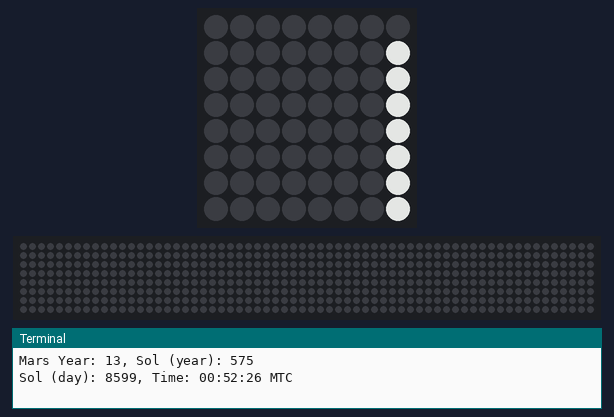
A program run on a simulated Raspberry Pi (BCM pin numbers) with a Sense HAT. Parts: the Sense HAT's 8×8 RGB LED matrix, a strip that is not on the board, showing the scrolling text unrolled, the last lines printed to the terminal. Dim RGB values are drawn brighter than linear; the clock reads 2024-03-15 10:24:30 at power-on unless the program sets it; the 64×8 strip is a reading aid, not a part: it shows the text the matrix is scrolling, unrolled, one strip-width of it at a time.

Above: at 0.17 s.
At 6.01 s:
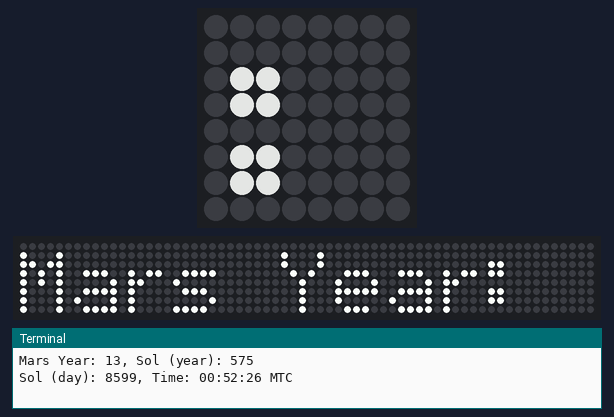
At 11.85 s:
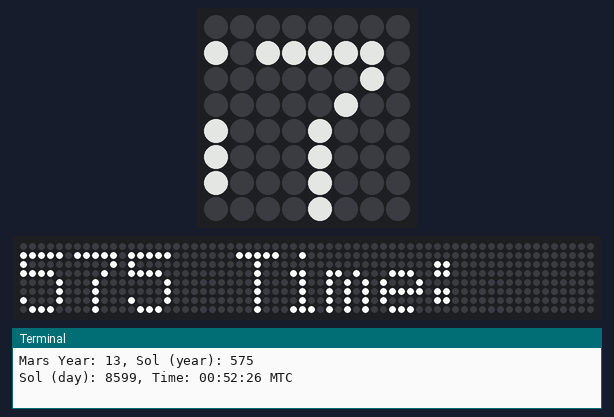
At 23.53 s:
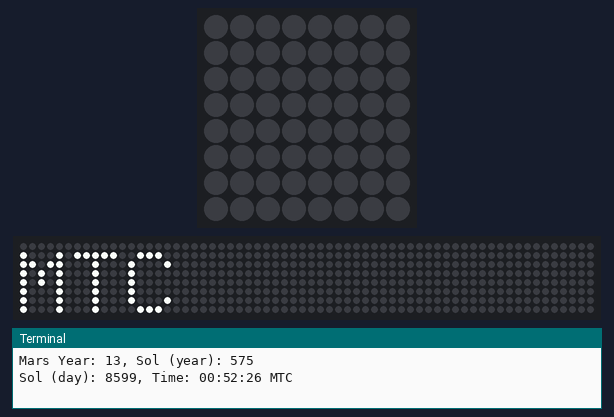
At 24.14 s:
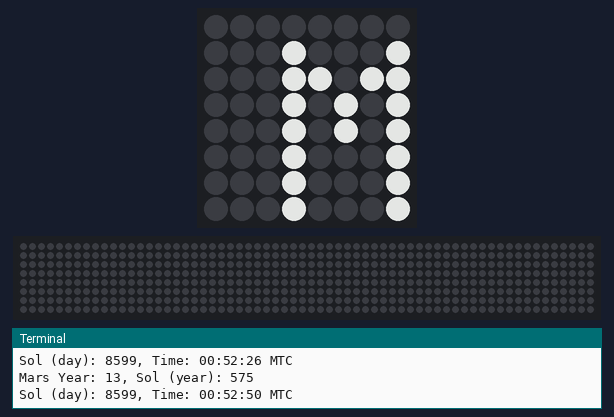
At 39.95 s:
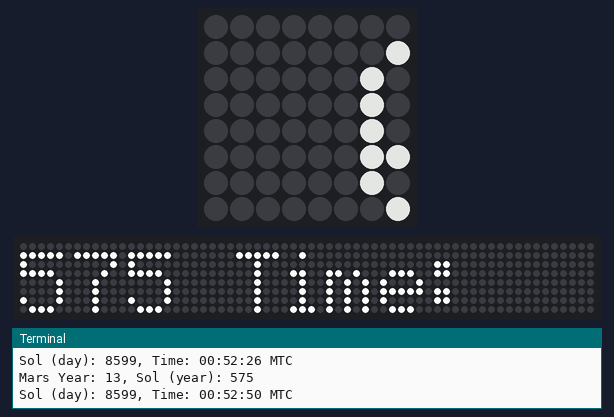

The program:

mars_clock.py
```python
#!/usr/bin/env python3
# ========================================================================
# mars_clock.py
#
# Description: Mars days (sols) are about 24 hours, 39 minutes, and
#              35.244 seconds. A Mars year is approximately 687 Earth
#              days or 669 sols.
#
# Author: Jim Ing
# Date: 2024-09-09
# ========================================================================

import datetime
import math
from config import sense

# Constants
SECONDS_IN_A_DAY = 86400  # Earth seconds in a day
MARS_SOL_IN_SECONDS = 88775.244  # Seconds in a Mars day (sol)
MARS_YEAR_IN_SOL = 668.5991  # Number of sols in a Mars year

# Function to calculate Mars time
def earth_to_mars_time(earth_datetime):
    """
    Convert Earth time to Mars Coordinated Time (MTC).
    Returns the Martian sol (day) and time of day on Mars.
    """
    # Earth start time (reference point: Jan 6, 2000, 00:00:00 UTC)
    epoch_start = datetime.datetime(2000, 1, 6, 0, 0, 0, tzinfo=datetime.timezone.utc)

    # Calculate the difference in seconds
    delta_seconds = (earth_datetime - epoch_start).total_seconds()

    # Convert Earth seconds to Mars sols
    mars_sols = delta_seconds / MARS_SOL_IN_SECONDS

    # Mars Sol date (starting from epoch)
    sol_day = math.floor(mars_sols)

    # Calculate MTC (Mars time of day in seconds)
    mars_time_of_day_seconds = (mars_sols - sol_day) * MARS_SOL_IN_SECONDS

    # Convert seconds to hours, minutes, and seconds
    hours = int(mars_time_of_day_seconds // 3600)
    minutes = int((mars_time_of_day_seconds % 3600) // 60)
    seconds = int(mars_time_of_day_seconds % 60)

    return sol_day, hours, minutes, seconds

# Function to get Mars year and sol in the Martian year
def get_martian_year_and_sol(earth_datetime):
    """
    Calculate the Martian year and the sol within that year.
    """
    epoch_start = datetime.datetime(2000, 1, 6, 0, 0, 0, tzinfo=datetime.timezone.utc)

    # Total sols since the epoch start
    delta_seconds = (earth_datetime - epoch_start).total_seconds()
    mars_sols = delta_seconds / MARS_SOL_IN_SECONDS

    # Martian year
    mars_year = math.floor(mars_sols / MARS_YEAR_IN_SOL) + 1

    # Sol within that Martian year
    sol_in_year = math.floor(mars_sols % MARS_YEAR_IN_SOL)

    return mars_year, sol_in_year

try:
    while True:
        # Get current Earth time (UTC and timezone aware)
        earth_time = datetime.datetime.now(datetime.timezone.utc)

        # Convert to Mars time
        sol_day, hours, minutes, seconds = earth_to_mars_time(earth_time)
        mars_year, sol_in_year = get_martian_year_and_sol(earth_time)

        # Display Mars date and time
        print(f"Mars Year: {mars_year}, Sol (year): {sol_in_year}")
        print(f"Sol (day): {sol_day}, Time: {hours:02}:{minutes:02}:{seconds:02} MTC")

        # Prepare the message
        message = f"Mars Year: {mars_year}, Sol: {sol_in_year} Time: {hours:02}:{minutes:02}:{seconds:02} MTC"
        #print(message)

        # Display the message on the Sense HAT LED matrix
        sense.show_message(message, scroll_speed=0.1, text_colour=[255, 255, 255], back_colour=[0, 0, 0])

except KeyboardInterrupt:
    sense.clear()
```

config.py
```python
#!/usr/bin/env python3
# ========================================================================
# config.py
#
# Description: Global configuration.
#
# Author: Jim Ing
# Date: 2024-08-29
# ========================================================================

from sense_hat import SenseHat
#from sense_hat import SenseHat, ACTION_PRESSED, ACTION_HELD, ACTION_RELEASED

sense = SenseHat()

sense.rotation = 0
sense.low_light = True
```
